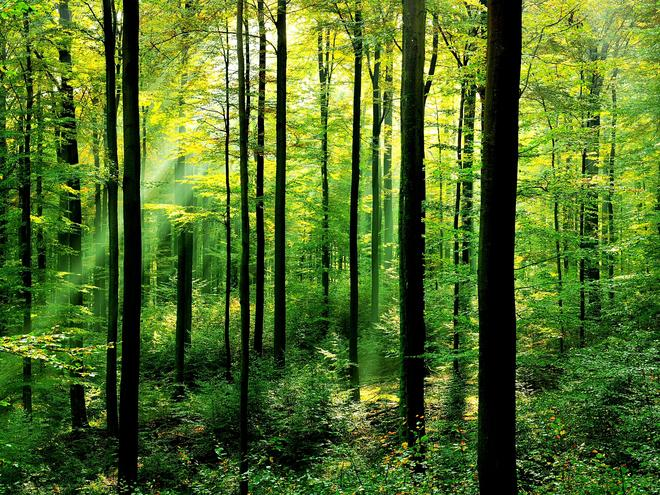
#> input picture samples/test_forest.jpg, 660 x 495 px, found by its file name
$ python feature_extractor.py   (Python 2 division)   (older library calls are emulated)
#> lines starting #> are read from the running program, lines starting #| are printed output that depends on the picture
#> in _test_feature_extractor, init_image is the input picture: shape (495, 660, 3); mean B, G, R 39, 109.1, 80.6
### src/feature_extraction/optical_flow.py
#!/usr/bin/env python2.7

""" Extracts optical flow features from the drone.
"""

import numpy as np
import cv2


class OpticalFlow(object):
    """ Extracts dense optical flow features from an image and its predecessor
        using the Farneback method.

        Source: [Gunnar Farneback, Two-frame motion estimation based on
        polynomial expansion, Lecture Notes in Computer Science, 2003, (2749),
        363-370.]

        To Do: Implement optical flow with non-local total variation
        regularization to account for poorly textured regions, occlusions and
        small scale image structures.

        Source: [M. Werlberger, T. Pock, and H. Bischof. Motion estimation with
        non-local total variation regularization. In CVPR, 2010.]
    """
    def __init__(self, init_frame):
        # Parameters of the camera/images.
        (r, c, _) = init_frame.shape
        self.shape = (r, c)
        self.prev_gray = cv2.cvtColor(init_frame, cv2.COLOR_BGR2GRAY)

        # Parameters for farneback optical flow.
        self.pyr_scale = 0.5   # next layer is twice smaller than the previous
        self.levels = 5        # number of pyramid layers including the initial image
        self.winsize = 13      # averaging window size
        self.iterations = 10   # number of iterations at each pyramid level
        self.poly_n = 5        # size of the pixel neighborhood used to find polynomial expansion in each pixel
        self.poly_sigma = 1.1  # standard deviation of the Gaussian used to smooth derivatives used as a basis for the polynomial expansion
        self.flags = 0         # no flags (OPTFLOW_USE_INITIAL_FLOW, OPTFLOW_FARNEBACK_GAUSSIAN)

    # [135 lines left out: functions extract, get_image, get_features, _test_optical_flow, _test_optical_flow_extract, _test_optical_flow_get_image and 2 more, not called in this run]


# [4 lines that do not run on import are left out]

### src/feature_extraction/hough_transform.py
#!/usr/bin/env python2.7

""" Extracts hough transform features from the drone.
"""

import numpy as np
import cv2


class HoughTransform(object):
    """ Extracts Hough transform features.
    """
    def __init__(self):
        # Parameters for the Hough transform.
        self.min_line_length = 100  # max length of each line in pixels
        self.max_line_gap = 5       # max gap between lines in pixels
        self.rho = 1                # distance resolution of the accumulator in pixels
        self.theta = np.pi/180.0    # angle resolution of the accumulator in radians
        self.hough_thresh = 100     # accumulator threshold parameter in number of votes

        # The maximum angled allowed for a line to be valid when the line is
        # intersected with a vertical line. Setting this parameter to pi allows
        # all lines to be valid while setting it to 0 (+ delta) allows only
        # vertical lines to be valid.
        self.phi = np.pi

        # Parameters for the Canny edge detector.
        self.can_thresh1 = 50
        self.can_thresh2 = 100
        self.aperature_size = 3

    # [46 lines left out: functions extract, get_image, get_features, cart2pol, _test_hough_transform, not called in this run]


# [3 lines that do not run on import are left out]

### src/feature_extraction/laws_mask.py
#!/usr/bin/env python2.7

""" Extracts Law's mask features from the drone.
"""

import numpy as np
import cv2


class LawsMask(object):
    """ Law's Mask features.
    """
    def __init__(self):
        # Create the initial laws mask vectors.
        L3 = np.transpose(np.array([1, 2, 1]))
        E3 = np.transpose(np.array([-1, 0, 1]))
        S3 = np.transpose(np.array([-1, 2, -1]))

        L5 = np.transpose(np.array([1, 4, 6, 4, 1]))
        E5 = np.transpose(np.array([-1, -2, 0, 1]))
        S5 = np.transpose(np.array([-1, 0, 2, 0, 1]))

        self.LL3 = np.convolve(L3, np.transpose(L3))
        self.LE3 = np.convolve(L3, np.transpose(E3))
        self.LS3 = np.convolve(L3, np.transpose(S3))
        self.EE3 = np.convolve(E3, np.transpose(E3))
        self.ES3 = np.convolve(E3, np.transpose(S3))
        self.SS3 = np.convolve(S3, np.transpose(S3))

        self.LL5 = np.convolve(L5, np.transpose(L5))
        self.LE5 = np.convolve(L5, np.transpose(E5))
        self.LS5 = np.convolve(L5, np.transpose(S5))
        self.EE5 = np.convolve(E5, np.transpose(E5))
        self.ES5 = np.convolve(E5, np.transpose(S5))
        self.SS5 = np.convolve(S5, np.transpose(S5))

    # [40 lines left out: functions extract, _test_laws_mask, not called in this run]

# [2 lines that do not run on import are left out]

### src/feature_extraction/history.py
#!/usr/bin/env python2.7

""" History features module.
"""

import numpy as np


def get_spacing(max_length, num_feats, func='linear'):
    """ Creates an array containing indices for spacing a time period.
    """
    if func == 'linear':
        spacing = np.floor(np.linspace(0, np.log10(max_length), num_feats))
    elif func == 'log':
        spacing = np.floor(np.logspace(0, np.log10(max_length), num_feats))
    spacing = [int(i) for i in spacing]
    spacing = np.array(list(set(spacing)))
    return spacing


# [53 lines left out: functions low_pass_average, low_pass_sinc_window, not called in this run]


class CmdHistory(object):
    """ Command history features.
    """
    def __init__(self, num_feats, max_length):
        self.num_feats = num_feats
        self.max_length = max_length
        self.history = np.zeros((4, max_length))

        # Create the spacing for the exponentially decreasing time periods.
        self.spacing = get_spacing(self.max_length, self.num_feats, func='log')

    # [22 lines left out: functions update, extract, not called in this run]


class NavHistory(object):
    """ Navigation history features.
    """
    def __init__(self, num_feats, max_length):
        self.num_feats = num_feats
        self.max_length = max_length
        self.history = np.zeros((4, max_length))

        # Create the spacing for the exponentially decreasing time periods.
        self.spacing = get_spacing(self.max_length, self.num_feats, func='log')

    # [48 lines left out: functions update, extract, _test_command_history, not called in this run]


# [5 lines that do not run on import are left out]

### src/feature_extraction/feature_extractor.py
#!/usr/bin/env python2.7

""" Feature extractor which extracts features in a thread.
"""

import math
import threading
import Queue
import cv2
import numpy as np

# Feature modules.
import hough_transform
import optical_flow
import laws_mask
import history


class FeatureExtractor(object):
    def __init__(self, feature_queue, init_image, window_size, overlap, cmd_history_feats, cmd_history_length, nav_history_feats, nav_history_length):
        self.feature_queue = feature_queue
        self.init_image = init_image
        self.window_size = window_size
        self.overlap = overlap
        self.cmd_history_feats = cmd_history_feats
        self.cmd_history_length = cmd_history_length
        self.nav_history_feats = nav_history_feats
        self.nav_history_length = nav_history_length
        self.init_feature_extract()

    def extract(self, image):
        t = threading.Thread(target=self.get_features, args=(image,))
        t.start()

    def update(self, cmd, navdata):
        self.extractor_nav_history.update(navdata)
        self.extractor_cmd_history.update(cmd)

    def init_feature_extract(self):
        # Grab an example window from the initial image to feed the optical flow
        # feature extractor (use a non border window).
        windows = get_windows(self.init_image, self.window_size, self.overlap)
        small_image = self.init_image[windows[1][1][2]:windows[1][1][3], windows[1][1][0]:windows[1][1][1]]

        # Initialize each feature extractor.
        self.extractor_opt_flow = optical_flow.OpticalFlow(small_image)
        self.extractor_hough_trans = hough_transform.HoughTransform()
        self.extractor_laws_mask = laws_mask.LawsMask()
        self.extractor_cmd_history = history.CmdHistory(self.cmd_history_feats, self.cmd_history_length)
        self.extractor_nav_history = history.NavHistory(self.nav_history_feats, self.nav_history_length)

    # [55 lines left out: functions get_visual_features, get_nav_features, get_features, not called in this run]


def get_windows(image, window_size, percent_overlap):
    """ Gets the windows of the image.

        Descritizes the image into a bunch of cells with a size given by
        window_size, a 2-tuple specifying the size of the x and y
        descritizations. The percentage of each image which overlaps its
        neighbors is given by percent_overlap.
    """
#> called with window_size = (10, 5), percent_overlap = 0.25
    (y, x, d) = image.shape
#> y = 495; x = 660; d = 3
    length = (x/window_size[0], y/window_size[1])
#> length = (66, 99)
    overlap = (int(math.floor(length[0]*percent_overlap/4)), int(math.floor(length[1]*percent_overlap/4)))
#> overlap = (4, 6)

    # Matrix that will hold the window sizes.
    windows = [[None for z in range(0, window_size[0])] for z in range(0, window_size[1])]
    for r in range(0, window_size[1]):
        for c in range(0, window_size[0]):
            x_start = length[0]*(c) - overlap[0]
            x_end   = length[0]*(c + 1) + overlap[0]
            y_start = length[1]*(r) - overlap[1]
            y_end   = length[1]*(r + 1) + overlap[1]
            windows[r][c] = (x_start, x_end, y_start, y_end)

    windows = [[tuple(j if j > 0 else 0 for j in i) for i in k] for k in windows]  # remove bad (negative) values
    return windows


def _test_feature_extractor():
    pdb.set_trace()

    feature_queue = Queue.Queue(maxsize=1)
    init_image = cv2.imread('../samples/test_forest.jpg')
    window_size = (10, 5)
    overlap = 0.25
    cmd_history_feats = 7    # the approximate number of cmd history features
    cmd_history_length = 10  # keep a running list of the last 10 cmds
    nav_history_feats = 7    # the approximate number of nav history features
    nav_history_length = 10  # keep a running list of the last 10 nav data

    fe = FeatureExtractor(feature_queue,
                          init_image,
                          window_size,
                          overlap,
                          cmd_history_feats,
                          cmd_history_length,
                          nav_history_feats,
                          nav_history_length)
#> in init_feature_extract, `windows = get_windows(self.init_image, self.window_size, self.overlap)`: windows = 5 items
#> in init_feature_extract, `small_image = self.init_image[windows[1][1][2]:windows[1][1][3], windo..`:
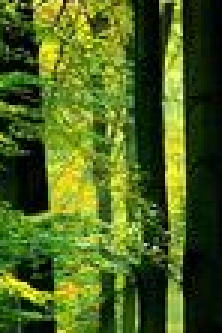
#> small_image: shape (111, 74, 3) (shown 3 times larger); mean B, G, R 29.8, 100.2, 77.1
#> in __init__, `self.prev_gray = cv2.cvtColor(init_frame, cv2.COLOR_BGR2GRAY)`:
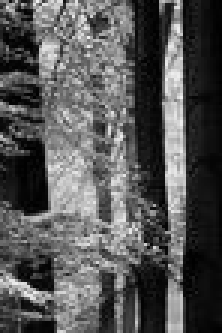
#> self.prev_gray: shape (111, 74) (shown 3 times larger); min 0, max 241, mean 85.2

    pdb.set_trace()
#> (the run stopped early here; a loop or call above may not have finished)
